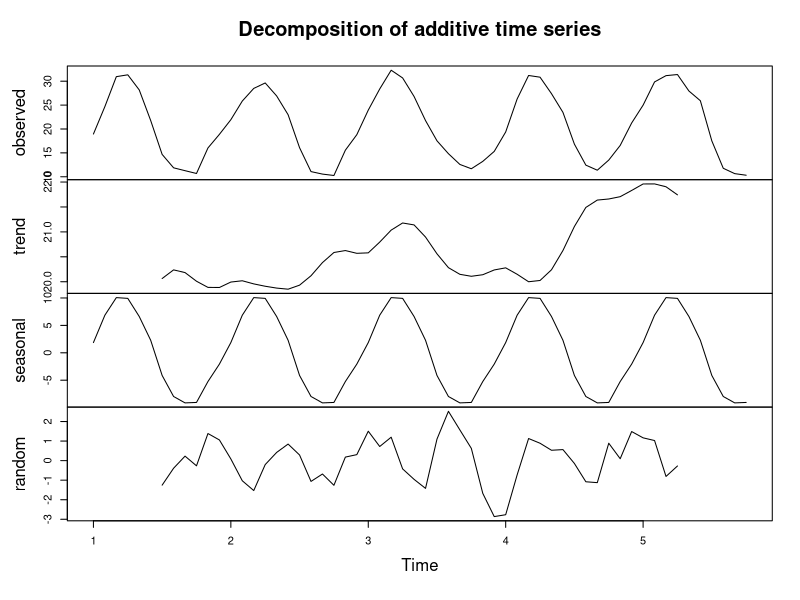
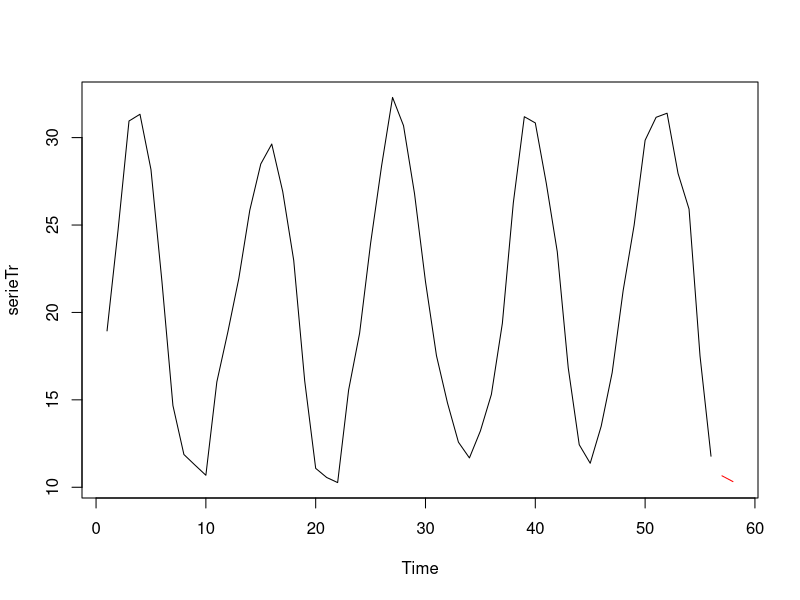

Generate these figures, in order, with R:
# LUIS BALDERAS RUIZ. 77145416N
# luisbalderas@correo.ugr.es
# Ejercicio guiado. Curso 2019-2020

# setwd("~/Documentos/Master/TimeSeries-DataStreamMining/TimeSeries/TrabajoAutonomo")

NPred = 2 # Valores a predecir
NTest = 2 # Valores para test

library(tseries)

serie = scan('./data/Estacion2870_mensual.txt')

serie.ts = ts(serie,frequency = 12)
plot(decompose(serie.ts))

serieTr = serie.ts[1:(length(serie.ts)-NTest)]
tiempoTr = 1:length(serieTr)
serieTs = serie.ts[(length(serie.ts)-NTest+1):length(serie)]
tiempoTs = (tiempoTr[length(tiempoTr)]+1):(tiempoTr[length(tiempoTr)]+NTest)

plot.ts(serieTr, xlim=c(1,tiempoTs[length(tiempoTs)]))
lines(tiempoTs,serieTs,col='red')
